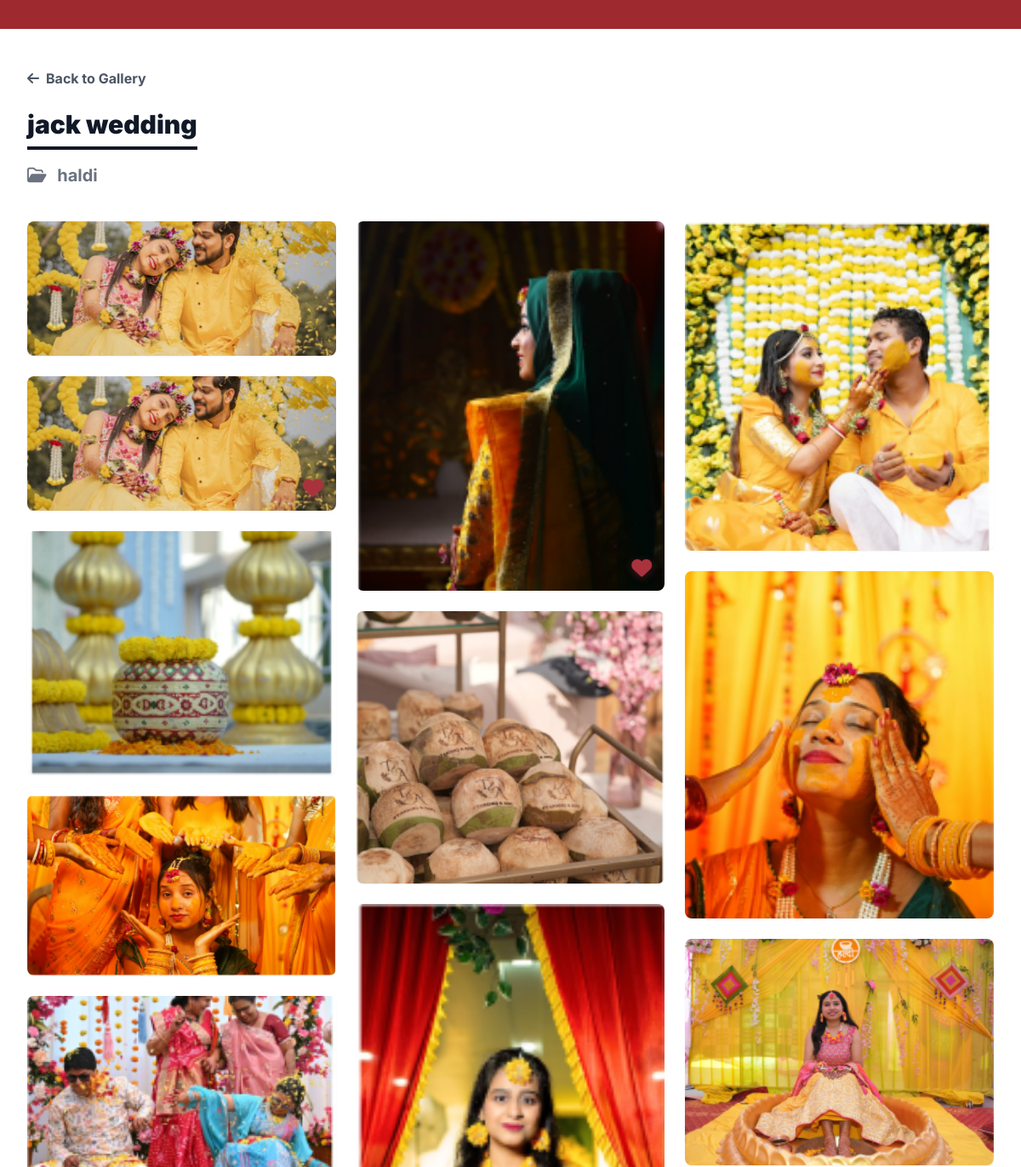
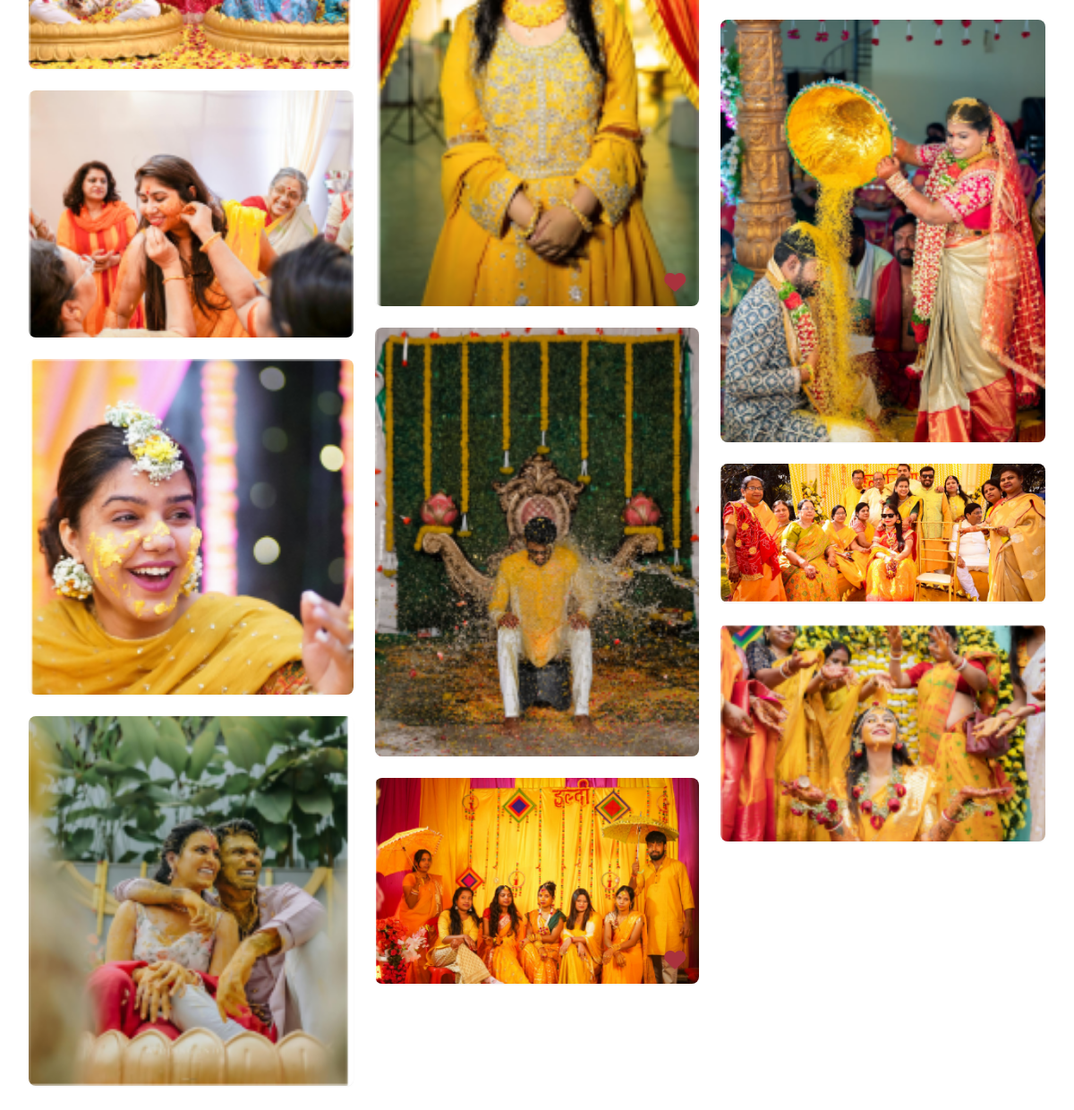
Screenshot of /gallery/folder/3/ with the database file from the repository (2 pictures, top to bottom).
### photography/models.py (models this page shows)
class Folder(models.Model):
    gallery = models.ForeignKey(Gallery, related_name='folders', on_delete=models.CASCADE)
    title = models.CharField(max_length=255)

class Gallery(models.Model):
    title = models.CharField(max_length=255)
    project_id = models.CharField(max_length=50)
    event_date = models.DateField()
    created_at = models.DateTimeField(auto_now_add=True)
    share_token = models.UUIDField(default=uuid.uuid4, editable=False, unique=True)
    expiry_date = models.DateField(null=True, blank=True)
    submitted_at = models.DateTimeField(null=True, blank=True)
    album_choice = models.CharField(max_length=50, null=True, blank=True)

class Image(models.Model):
    folder = models.ForeignKey(Folder, related_name='images', on_delete=models.CASCADE)
    file = models.ImageField(upload_to='galleries/')
    is_cover = models.BooleanField(default=False)

### photography/views.py (the view)
# urls.py: path('gallery/folder/<int:folder_id>/', client_folder_view, name='client_folder'),
def client_folder_view(request, folder_id):
    folder = get_object_or_404(Folder, id=folder_id)
    images = folder.images.all()
    favorite_ids = Favorite.objects.filter(
        gallery=folder.gallery,
        image__in=images
    ).values_list('image_id', flat=True)
    return render(request, 'gallery/client_folder.html', {
        'folder': folder,
        'images': images,
        'favorite_ids': list(favorite_ids)
    })

### photography/context_processors.py (called while the page is built, shortened)
def notifications_context(request):
    return {'unread_notifications': [], 'unread_count': 0}

### photography/templates/gallery/client_folder.html (shortened to what this page needs)
{% extends "base.html" %}
{% block content %}
<div class="max-w-[1200px] mx-auto p-8 font-['Inter']">
    <div class="mb-10">
        <a href="javascript:history.back()" class="text-gray-600 font-bold hover:text-black flex items-center gap-2 mb-6">
            <i class="fas fa-arrow-left"></i> Back to Gallery
        </a>
        <h1 class="text-3xl font-black text-gray-900 border-b-4 border-gray-900 pb-2 inline-block">{{ folder.gallery.title }}</h1>
        <h2 class="text-xl font-bold text-gray-500 mt-4"><i class="far fa-folder-open mr-2"></i> {{ folder.title }}</h2>
    </div>
    <div class="masonry-grid">
        {% for image in images %}
        <div class="masonry-item shadow-sm">
            <img src="{{ image.file.url }}" alt="Gallery Image" class="w-full h-auto block">
            <i class="fa-heart favorite-btn
                      {% if image.id in favorite_ids %}fas active{% else %}far{% endif %}"
               onclick="toggleFavorite(this, {{ image.id }})">
            </i>
        </div>
        {% endfor %}
    </div>
</div>
{% endblock %}

### photography/templates/base.html (style rules this page uses)
body { font-family: "Inter", sans-serif; background: #fff; overflow-x: hidden; overflow-y: auto; }

### photography/templates/gallery/client_folder.html (style rules this page uses)
.masonry-grid { column-count: 1; column-gap: 1.5rem; }
@media (min-width: 768px) { .masonry-grid { column-count: 2; } }
@media (min-width: 1024px) { .masonry-grid { column-count: 3; } }
.masonry-item { break-inside: avoid; margin-bottom: 1.5rem; position: relative; border-radius: 0.5rem; overflow: hidden; }
.favorite-btn { position: absolute; bottom: 15px; right: 15px; font-size: 24px; color: white; opacity: 0; transform: translateY(10px); transition: all 0.3s ease; cursor: pointer; text-shadow: 0 2px 10px rgba(0,0,0,0.5); z-index: 10; }
.favorite-btn.active { opacity: 1 !important; transform: translateY(0) !important; color: #A9323D; text-shadow: 0 2px 10px rgba(169, 50, 61, 0.4); }
.masonry-item::after { content: ''; position: absolute; bottom: 0; left: 0; right: 0; height: 60px; background: linear-gradient(to top, rgba(0,0,0,0.5), transparent); opacity: 0; transition: opacity 0.3s; pointer-events: none; }

### rows the page displays
Folder: gallery "jack wedding", title "haldi"
Image: file (picture)
Image: file (picture)
Image: file (picture)
Image: file (picture)
Image: file (picture)
Image: file (picture)
Image: file (picture)
Image: file (picture)
Image: file (picture)
Image: file (picture)
Image: file (picture)
Image: file (picture)
Image: file (picture)
Image: file (picture)
Image: file (picture)
Image: file (picture)
Image: file (picture)
Image: file (picture)
Image: file (picture)
